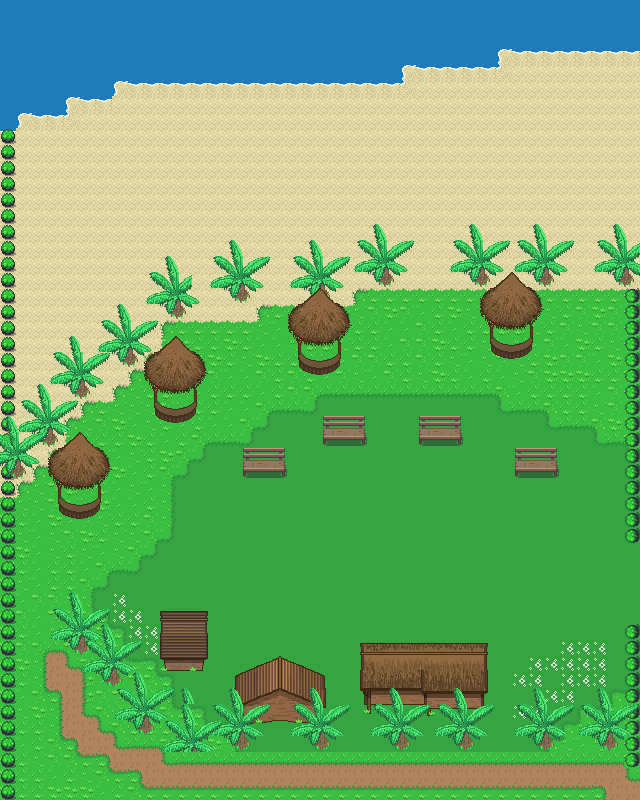

Rendered tile map (Tiled .tmx) drawn with the repository's tilesets; below, a short description and the map source with its tile grids summarised:
An orthogonal 40x50 tile map with 16x16 px tiles, 6 tile layers (Tile Layer 1, objects, Trees, Buildings, ...), 2 tilesets.

<map version="1.0" tiledversion="1.0.2" orientation="orthogonal" renderorder="left-down" width="40" height="50" tilewidth="16" tileheight="16" nextobjectid="1">
 <tileset firstgid="1" source="../../Tileset/Overworld.tsx" />
 <tileset firstgid="1729" source="../../Tileset/Building.tsx" />
 <layer name="Tile Layer 1" width="40" height="50">
  <data>[2000 cells, 2000 non-empty, 29 distinct tile ids]</data>
 </layer>
 <layer name="objects" width="40" height="50">
  <data>[2000 cells, 235 non-empty, 15 distinct tile ids]</data>
 </layer>
 <layer name="Trees" width="40" height="50">
  <data>[2000 cells, 42 non-empty, 2 distinct tile ids]</data>
 </layer>
 <layer name="Buildings" width="40" height="50">
  <data>[2000 cells, 153 non-empty, 93 distinct tile ids]</data>
 </layer>
 <layer name="AbovePlayer" width="40" height="50">
  <properties>
   <property name="unity:sortingLayerName" value="AbovePlayer" />
  </properties>
  <data>[2000 cells, 272 non-empty, 40 distinct tile ids]</data>
 </layer>
 <layer name="Copy of AbovePlayer" width="40" height="50">
  <properties>
   <property name="unity:sortingLayerName" value="AbovePlayer" />
  </properties>
  <data>[2000 cells, 166 non-empty, 15 distinct tile ids]</data>
 </layer>
</map>
